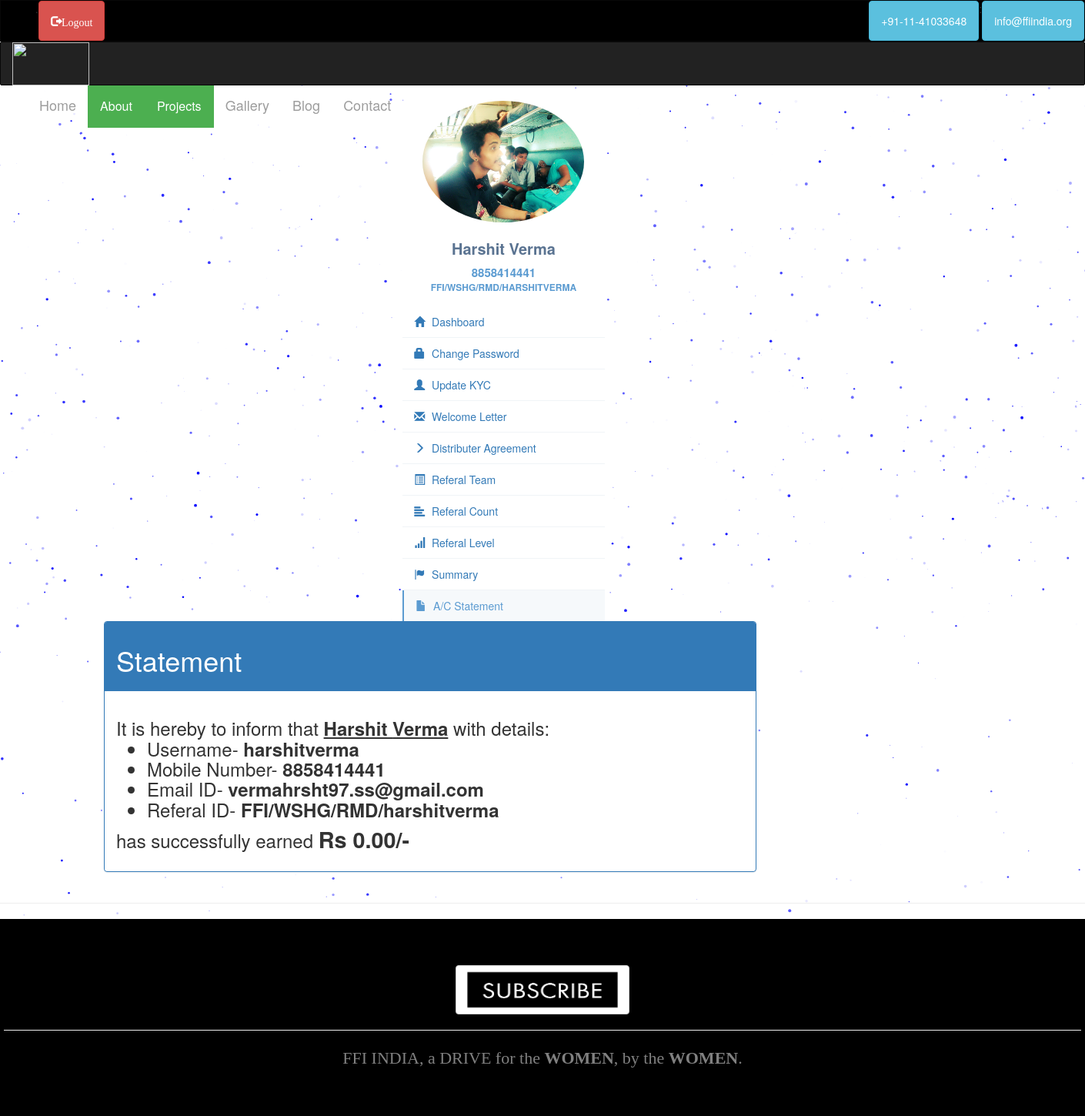
The app's page /dashboard/ac_statement/ (signed in) with its own data.
### nhdo_main/models.py (models this page shows, shortened)
class Profile(models.Model):
    user = models.OneToOneField(User, unique=True, on_delete=models.CASCADE)
    referal_id = models.CharField(max_length=40, null=True, blank=True)
    pan_number = models.IntegerField(null=True, blank=True)
    gender = models.CharField(max_length=10, choices=GENDER)
    status = models.CharField(max_length=10, choices=STATUS, default='single')
    birth_date = models.DateField(null=True, blank=True)
    address = models.CharField(max_length=30, null=True, blank=True)
    city = models.CharField(max_length=20, null=True, blank=True)
    pincode = models.IntegerField(null=True, blank=True)
    state = models.CharField(max_length=20, null=True, blank=True)
    mobile_number = models.IntegerField(null=True, blank=True)
    profile_pic = models.FileField(upload_to='profile_pic', blank=True, null=True)
    count1 = models.IntegerField(null=True, blank=True, default=0)
    count2 = models.IntegerField(null=True, blank=True, default=0)
    count3 = models.IntegerField(null=True, blank=True, default=0)
    count4 = models.IntegerField(null=True, blank=True, default=0)
    count5 = models.IntegerField(null=True, blank=True, default=0)
    count6 = models.IntegerField(null=True, blank=True, default=0)
    money1 = models.DecimalField(decimal_places=2, max_digits=10, null=True, blank=True, default=0)
    money2 = models.DecimalField(decimal_places=2, max_digits=10, null=True, blank=True, default=0)
    money3 = models.DecimalField(decimal_places=2, max_digits=10, null=True, blank=True, default=0)
    money4 = models.DecimalField(decimal_places=2, max_digits=10, null=True, blank=True, default=0)
    money5 = models.DecimalField(decimal_places=2, max_digits=10, null=True, blank=True, default=0)
    money6 = models.DecimalField(decimal_places=2, max_digits=10, null=True, blank=True, default=0)
    money = models.DecimalField(decimal_places=2, max_digits=10, null=True, blank=True, default=0)
    total = models.IntegerField(default=0, null=True, blank=True)
    your_referal = models.CharField(max_length=40, default='none')
    level_reached = models.CharField(max_length=20, default=0)

### dashboard/views.py (the view)
def ac_statement(request):
    value10 = "active"
    ac = Profile.objects.get(user=request.user)
    return render(request, 'dashboard/ac_statement.html', {'value10':value10, 'ac':ac})

### templates/dashboard/ac_statement.html
{% extends 'base.html' %}
{% block content %}
<div class="panel panel-primary" style="">
        <div class="panel-heading" style=""><h1>Statement</h1></div>
  <div class="panel-body">
      <h3>
          It is hereby to inform that <u><b>{{ user.first_name }} {{ user.last_name }}</b></u> with details:<br />
      <ul>
          <li>Username- <b>{{ user.username }}</b></li>
          <li>Mobile Number- <b>{{ ac.mobile_number }}</b></li>
          <li>Email ID- <b>{{ user.email }}</b></li>
          <li>Referal ID- <b>{{ ac.your_referal }}</b></li>
      </ul>
          has successfully earned <b><big>Rs {{ ac.money }}/- </big></b>
      </h3>
  </div>
</div>
{% endblock %}

### templates/base.html (shortened to what this page needs)
<!DOCTYPE html>
<html>
<head>
	{% load staticfiles %}
	<link rel="stylesheet" type="text/css" href="{% static 'css/bootstrap.min.css' %}">
</head>
<body class="body" style="overflow-x:hidden;">
<div id="particle"></div>
<div id="overlay">
<nav class="navbar navbar-inverse" style="border-radius:0px; height:50%; background-color:#000000;">
            <div class="container-fluid">
                <ul class="nav navbar-nav">
						<li><a href="{% url 'home' %}"></a></li>
					<li> . </li>
                    {% if user.is_authenticated %}
                    <li>
                        <a href="/logout/" style="color:white" class="btn btn-danger"><span class="glyphicon glyphicon-log-out">Logout</span></a>
                    </li>
                    {% else %}
                    <li class="{{rnav}}">
                        <a href="{% url 'signup' %}" style="color:white" class="btn btn-warning"><span class="glyphicon glyphicon-new-window" style="font-size:15px">Register</span></a>
                    </li>
                    {% endif %}
                </ul>
              <ul class="nav navbar-nav navbar-right">
				  <li ><a class="btn btn-info"><span style="color:white" class="glyphicons glyphicons-phone-alt"> +91-11-41033648 </span></a></li>
				  <li> : </li>
				  <li ><a class="btn btn-info"><span style="color:white" class="glyphicons glyphicons-envelope"> info@ffiindia.org </span></a></li>
              </ul>
            </div>
          </nav>
        <nav class="navbar navbar-inverse" style="margin-top:-20px; border-radius:2px;height:57px">
            <div class="container-fluid">
              <div class="navbar-header">
                <a href="{% url 'home' %}"><img style="width: 45%; margin:0 auto;" src="https://i.imgur.com/mjW1oPJ.png" height="56px"/></a>
              <ul class="nav navbar-nav navbar-right">
                <li style="font-size:18px;" class="{{nav1}}"><a href="{% url 'home' %}">Home</a></li>
					  <li  style="font-size:15px;" class="dropdown">
                        <div class="dropbtn">About</div>
						  <li  style="font-size:15px;" class="dropdown">
                        <div class="dropbtn">Projects</div>
                </li>
                </li>
                <li style="font-size:18px;" class="{{nav3}}"><a href="{% url 'gallery' %}">Gallery</a></li>
			    <li style="font-size:18px;" class="{{nav4}}"><a href="{% url 'blog' %}">Blog</a></li>
                <li style="font-size:18px;" class="{{nav5}}"><a href="{% url 'contact' %}">Contact</a></li>
            </ul>
            </div>
          </nav>
<div class="container">
    <div class="row profile">
		{% if user.is_authenticated %}
		<div class="col-sm-3">
			<div class="profile-sidebar">
				<div class="profile-userpic">
					<center>
						{% if request.user.profile.profile_pic %}
							<div class="profile-userpic"> <img src="{{request.user.profile.profile_pic.url}}" align="middle" class="img-circle" width="120px" height="120px"/></div>
						{% else %}
							<div class="profile-userpic"> <img src="https://www.vccircle.com/wp-content/uploads/2017/03/default-profile.png?w=300" align="middle" class="img-circle" width="120px" height="120px"/></div>
						{% endif %}
					</center>
				</div>
				<div class="profile-usertitle">
					<div class="profile-usertitle-name">
						<span style="font-size:20px"> {{ request.user.first_name }} {{ request.user.last_name }}</span>
					</div>
					<div class="profile-usertitle-job">
						<span style="font-size:15px"> {{ request.user.profile.mobile_number }}</span><br/>
						<span style="font-size:12px"> {{ request.user.profile.your_referal }}</span>
					</div>
				</div>
				<div class="profile-usermenu">
					<ul class="nav">
						<li class={{value1}}>
							<a href="{% url 'dashboard' %}">
							<i class="glyphicon glyphicon-home"></i>
							Dashboard </a>
						</li>
						<li class={{value2}}>
							<a href="{% url 'change_password' %}">
							<i class="glyphicon glyphicon-lock"></i>
							Change Password</a>
						</li>
						<li class={{value3}}>
							<a href="{% url 'update_kyc' %}">
							<i class="glyphicon glyphicon-user"></i>
							Update KYC</a>
						</li>
						<li class={{value4}}>
							<a href="{% url 'welcome_letter' %}">
							<i class="glyphicon glyphicon-envelope"></i>
							Welcome Letter </a>
						</li>
						<li class={{value5}}>
							<a href="{% url 'distributer_agreement' %}">
							<i class="glyphicon glyphicon-menu-right"></i>
							Distributer Agreement</a>
						</li>
						<li class={{value6}}>
							<a href="{% url 'referal_team' %}">
							<i class="glyphicon glyphicon-list-alt"></i>
							Referal Team</a>
						</li>
						<li class={{value7}}>
							<a href="{% url 'referal_counts' %}">
							<i class="glyphicon glyphicon-align-left"></i>
							Referal Count</a>
						</li>
						<li class={{value8}}>
							<a href="{% url 'referal_level' %}">
							<i class="glyphicon glyphicon-signal"></i>
							Referal Level</a>
						</li>
						<li class={{value9}}>
							<a href="{% url 'summary' %}">
							<i class="glyphicon glyphicon-flag"></i>
							Summary</a>
						</li>
						<li class={{value10}}>
							<a href="{% url 'ac_statement' %}">
							<i class="glyphicon glyphicon-file"></i>
							A/C Statement</a>
						</li>
					</ul>
				</div>
			</div>
		</div>
		{% endif %}
		{% if user.is_authenticated %}
			<div class="col-sm-9" style="width:75%;align:left">
		{% else %}
			<div class="col-sm-12" style="width:100%">
		{% endif %}
	{% block content %}
	{% endblock %}
			</div>
	</div>
	</div>
<hr/>
<link rel="stylesheet" href="https://maxcdn.bootstrapcdn.com/bootstrap/3.3.7/css/bootstrap.min.css" />
<div style="width:100%; background-color:black; color:white; text-align:center; padding: 60px 0;">
	<a href="/newsletter/" class="btn btn-default" ><img
														width="200px"
														height="50px"></a>
	<hr width="1400px"/>
	<span class="warning" style="color:grey;font-size:22px;font-family:georgia">FFI INDIA, a DRIVE for the <b>WOMEN</b>, by the <b>WOMEN</b>.</span>
</div>
	</div>
</body>
</html>

### templates/base.html (style rules this page uses)
body { background: #FFFFFF; }
.profile { margin: 0px 0; }
.profile-sidebar { padding: 0% 0% 0% 0%; background: #fff; }
.profile-userpic img { float: none; margin: 0 auto; width: 80%; height: 50%; -webkit-border-radius: 50% !important; -moz-border-radius: 50% !important; border-radius: 50% !important; }
.profile-usertitle { text-align: center; margin-top: 20px; }
.profile-usertitle-name { color: #5a7391; font-size: 16px; font-weight: 600; margin-bottom: 7px; }
.profile-usertitle-job { text-transform: uppercase; color: #5b9bd1; font-size: 12px; font-weight: 600; margin-bottom: 15px; }
.profile-usermenu { margin-top: 0px; }
.profile-usermenu ul li { border-bottom: 1px solid #f0f4f7; }
.profile-usermenu ul li:last-child { border-bottom: none; }
.profile-usermenu ul li a { color: #fffff; font-size: 14px; font-weight: 400; }
.profile-usermenu ul li a i { margin-right: 5px; font-size: 14px; }
.profile-usermenu ul li.active { background-color: #fafcfd; color: #555555; }
.profile-usermenu ul li.active a { color: #5b9bd1; background-color: #f6f9fb; border-left: 2px solid #5b9bd1; margin-left: 0px; }
.dropbtn { background-color: #4CAF50; color: white; padding: 16px; font-size: 16px; border: none; cursor: pointer; }
.dropdown { position: relative; display: inline-block; }
body { font-family: "Lato", sans-serif; transition: background-color .5s; }
#particle { background-color: #ffffff; position:fixed; top:0; right:0; bottom:0; left:0; z-index:0; }
#overlay { position: relative; }

### records on screen
Profile: mobile_number "8858414441", your_referal "FFI/WSHG/RMD/harshitverma", money "0.00"

### other values on screen
{{ request.user.first_name }} "Harshit"
{{ request.user.last_name }} "Verma"
{{ request.user.profile.mobile_number }} "8858414441"
{{ request.user.profile.your_referal }} "FFI/WSHG/RMD/HARSHITVERMA"
{{ user.first_name }} "Harshit"
{{ user.last_name }} "Verma"
{{ user.username }} "harshitverma"
{{ user.email }} "vermahrsht97.ss@gmail.com"
